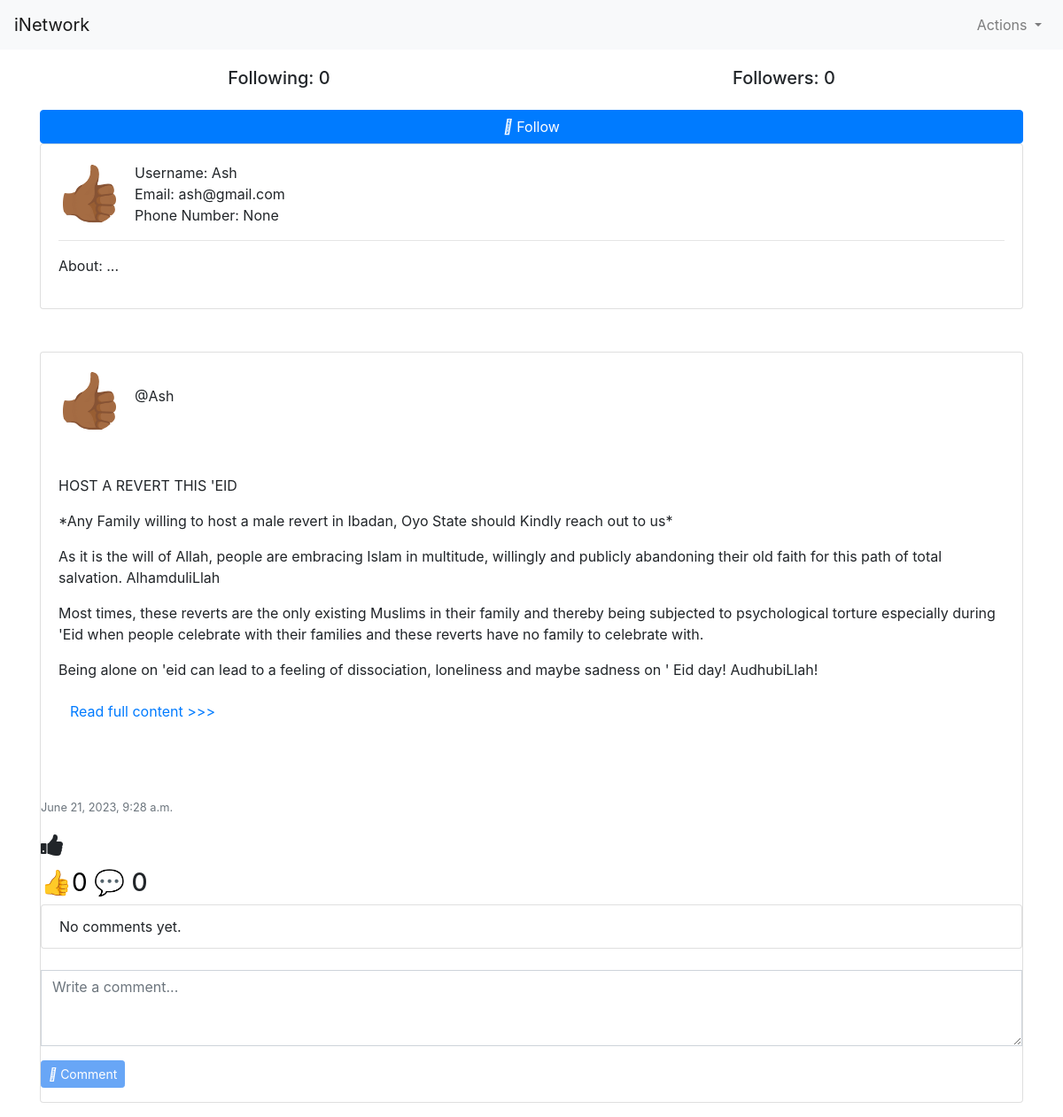
The page /profile/11/ (signed in) on the database as committed earlier.
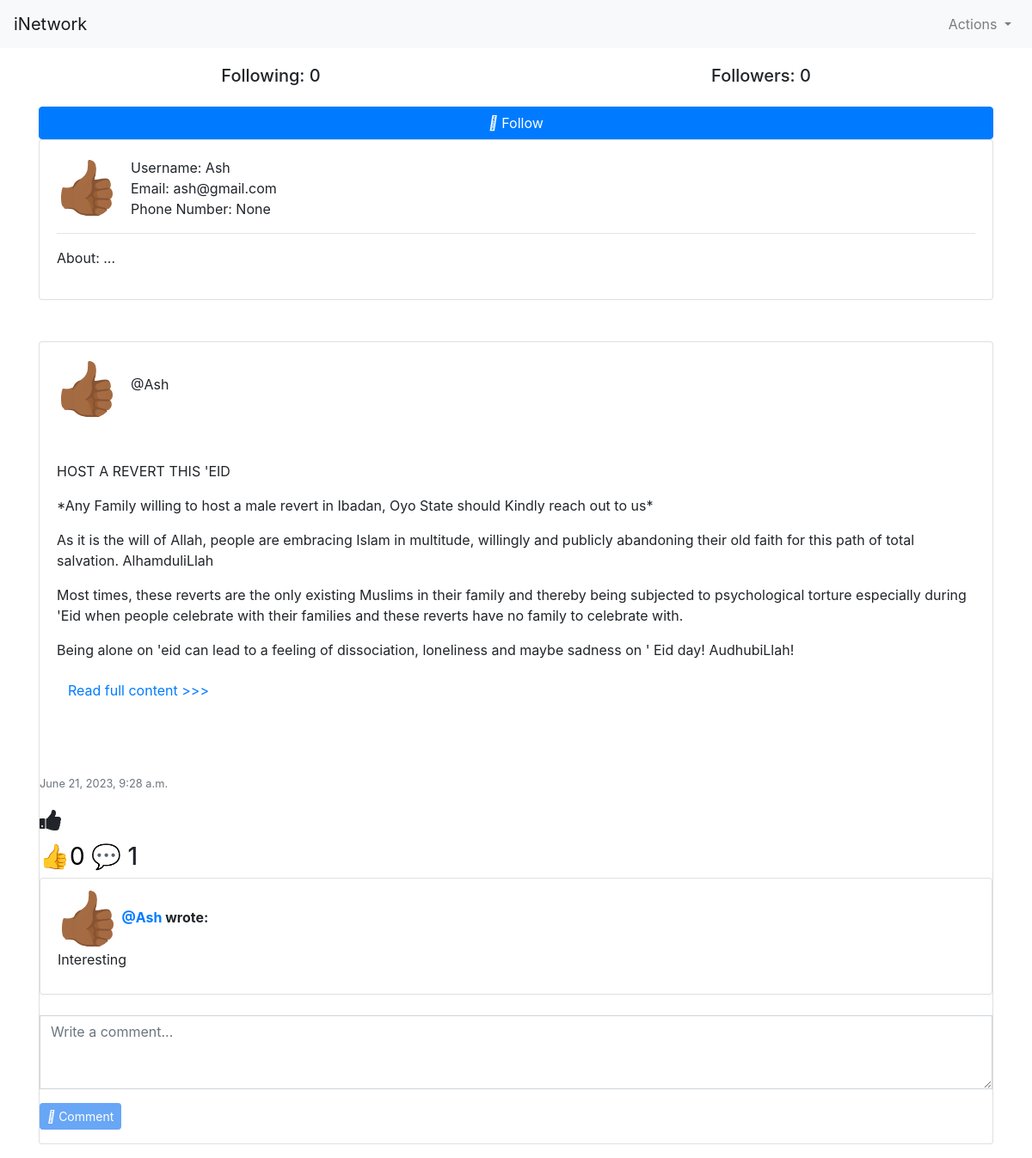
The same page on the database as committed later.
### network/models.py (models this page shows, shortened)
class User(AbstractUser):
    profile_pics = models.ImageField(upload_to='profile_pics/', null=True, blank=True)
    phone_number = models.CharField(max_length=20, null=True, blank=True)
    about = models.TextField(null=True, blank=True)

class Post(models.Model):
    user = models.ForeignKey(User, on_delete=models.CASCADE, blank=True, null=True, related_name="post_user")
    postContent = models.TextField(blank=True)
    timestamp = models.DateTimeField(auto_now_add=True)
    post_image = models.ImageField(upload_to='post_image/', null=True, blank=True)

class Comment(models.Model):
    author = models.ForeignKey(User, on_delete=models.CASCADE, blank=True, null=True, related_name="userComment")
    post = models.ForeignKey(Post, on_delete=models.CASCADE, blank=True, null=True, related_name="postComment")
    message = models.CharField(max_length=10000)

### network/views.py (the view)
# urls.py: path('profile/<int:user_id>/', views.profile, name="profile"),
@login_required
def profile(request, user_id):
    if not request.user.is_authenticated:
        error_message = "You need to log in to access this page."
        return render(request, "network/register.html")
    user = User.objects.get(pk=user_id)
    post = Post.objects.filter(user=user).order_by("id").reverse()
    paginator = Paginator(post, 10) # Show 10 contacts per page.
    page_number = request.GET.get('page')
    page_post = paginator.get_page(page_number)
    user_like = request.user
    post_like = Like.objects.filter(user=user_like)
    post_akbar = Allahu_akbar.objects.filter(user=user)
    post_subhanallah = Subhanallah.objects.filter(user=user)
    post_laa = Laa.objects.filter(user=user)
    following = Follow.objects.filter(following=user)
    follower = Follow.objects.filter(follower=user)
    try:
        checkFollowers = follower.filter(following=User.objects.get(pk=request.user.id))
        if len(checkFollowers) != 0:
            newFollowing = True
        else:
            newFollowing = False
    except:
        newFollowing = False
    return render(request, "network/user_profile.html", {
        "userProfile": user,
        "post": post,
        "user_like": user_like,
        "post_like": post_like,
        "post_akbar": post_akbar,
        "post_subhanallah": post_subhanallah,
        "post_laa": post_laa,
        "page_post": page_post,
        "following": following,
        "follower": follower,
        "username": user.username,
        "isFollowing": newFollowing
    })

### network/templatetags/my_filters.py (called while the page is built)
@register.filter
def split_paragraphs(value):
    return value.split('\n')

### network/templates/network/user_profile.html (shortened to what this page needs)
{% extends "network/layout.html" %}
{% load static %}
{% load my_filters %}
{% block body %}
<div class="container">
  <div class="row mb-3">
    <div class="col-6 text-center">
      <h5 class="text-black">Following: {{ following.count }}</h5>
    </div>
    <div class="col-6 text-center">
      <h5 class="text-black">Followers: {{ follower.count }}</h5>
    </div>
  </div>
  {% if user.is_authenticated %}
    {% if user != userProfile %}
      {% if isFollowing %}
      <form action="{% url 'unfollow' %}" method="post">
        {% csrf_token %}
        <input type="hidden" name="followUser" value="{{ userProfile }}" />
        <button class="btn btn-primary w-100" style="background-color: #dc3545; border-color: #dc3545;">
          <i class="fas fa-user-minus"></i> Unfollow
        </button>
      </form>
    {% else %}
      <form action="{% url 'follow' %}" method="post">
        <button class="btn btn-primary w-100">
          <i class="fas fa-user-plus"></i> Follow
        </button>
      </form>
      {% endif %}
        {% endif %}
          {% endif %}
</div>
<div class="container">
  <div class="card">
    <div class="card-body">
      <div class="d-flex align-items-center">
        {% if userProfile.profile.pics %}
          <img src="{{ userProfile.profile_pics.url }}" class="rounded-circle" width="150" height="150">
          {% else %}
          <img src="/media/post_image/hand.gif" class="rounded-circle" width="70" height="70">
          {% endif %}
        <div class="ml-3">
          <p class="mb-0">
           Username: {{ userProfile.username }}
          </p>
          <p class="mb-0">
           Email: {{ userProfile.email }}
          </p>
          <p class="mb-0">
            Phone Number: {{ userProfile.phone_number }}
          </p>
        </div>
      </div>
      <hr>
      <div>
       {% if userProfile.about %}
        <p>{{ userProfile.about }}</p>
        {% else %}
        <p>About: ...</p>
        {%endif%}
      </div>
    </div>
  </div>
</div>
<br>
<br>
{% for posts in page_post %}
<div class="container">
<div class="card">
    <div class="card-body">
        <div class="d-flex align-items-center">
          {% if posts.user.profile_pics %}
          <a href="{% url 'profile' user_id=posts.user.id %}">
            <img src="{{ posts.user.profile_pics.url }}" class="rounded-circle" width="70" height="70">
          </a>
          {% else %}
          <a href="{% url 'profile' user_id=posts.user.id %}">
            <img src="/media/post_image/hand.gif" class="rounded-circle" width="70" height="70">
          </a>
          {% endif %}
      <div class="ml-3">
        <p class="mb-0">
          <p>@{{posts.user.username}}</p>
        </p>
      </div>
        </div>
        <br>
        <br>
        <div class="card-text" id="content_{{ posts.id }}">
          {% for paragraph in posts.postContent|split_paragraphs %}
  {% if forloop.counter <= 10 %}
    <p>{{ paragraph|urlize }}</p>
  {% endif %}
{% endfor %}
{% if posts.postContent|split_paragraphs|length > 2 %}
<a href="{% url 'post_content' post_id=posts.id %}">
  <p class="btn btn-link read-more" data-post="{{ posts.id }}">Read full content >>></p>
</a>
{% endif %}
        </div>
        <div class="card-body">
        </div>
</div>
<p class="card-text"><small class="text-muted">{{ posts.timestamp }}</small></p>
{% include 'network/likes.html' %}
{% include 'network/comments.html' %}
</div>
  </div>
  </div>
  </div>
  {% endfor %}
  {% endblock %}

### network/templates/network/layout.html (shortened to what this page needs)
{% load static %}
<!DOCTYPE html>
<html lang="en">
<head>
    <link rel="stylesheet" href="https://stackpath.bootstrapcdn.com/bootstrap/4.4.1/css/bootstrap.min.css"
>
    <link href="{% static 'network/styles.css' %}" rel="stylesheet">
    <link rel="stylesheet" href="https://cdnjs.cloudflare.com/ajax/libs/font-awesome/4.7.0/css/font-awesome.min.css">
</head>
<body>
    <nav class="navbar navbar-expand-lg navbar-light bg-light">
        <a class="navbar-brand" href="{% url 'index' %}">iNetwork</a>
        <div class="collapse navbar-collapse" id="navbarNav">
            <ul class="navbar-nav ml-auto">
                <li class="nav-item dropdown">
                    <a class="nav-link dropdown-toggle" href="#" id="navbarDropdown" role="button"
                        data-toggle="dropdown" aria-haspopup="true" aria-expanded="false">
                        Actions
                    </a>
                </li>
            </ul>
        </div>
    </nav>
    <div class="body">
        {% block body %}{% endblock %}
</body>
</html>

### network/templates/network/likes.html (shortened to what this page needs)
{% load custom_tags %}
{% load my_filters %}
{% load static %}
<div class="img-fluid react_space" id="react_space">
  <h3 class="like-btn" data-post-id="{{ posts.id }}"><i class="fa fa-thumbs-up"></i></h3>
  {% with total_count=posts.postMaashaa.count|add:posts.postHaha.count|add:posts.postAllah.count|add:posts.postSubhanallah.count|add:posts.post_like.count %}
  {% if posts.post_like.count > 0 and posts.postHaha.count < 1 and posts.postAllah.count < 1 and posts.postMaashaa.count < 1 and posts.postSubhanallah.count < 1 %}
      <h3 onclick="opensModal('{{ posts.id }}')"><button class="like-button">👍 {{ total_count }}</button> 💬 {{ posts.postComment.count }}</h3>
  {% elif posts.post_like.count < 1 and posts.postHaha.count < 1 and posts.postAllah.count < 1 and posts.postMaashaa.count > 0 and posts.postSubhanallah.count < 1 %}
    <h3 onclick="opensModal('{{ posts.id }}')"><button class="like-button">❤️ {{ total_count }}</button> 💬 {{ posts.postComment.count }}</h3>
  {% elif posts.post_like.count < 1 and posts.postHaha.count < 1 and posts.postAllah.count > 0 and posts.postMaashaa.count < 1 and posts.postSubhanallah.count < 1 %}
    <h3 onclick="opensModal('{{ posts.id }}')"><button class="like-button">☝️ {{ total_count }}</button> 💬 {{ posts.postComment.count }}</h3>
    {% elif posts.post_like.count < 1 and posts.postHaha.count > 0 and posts.postAllah.count < 1 and posts.postMaashaa.count < 1 and posts.postSubhanallah.count < 1 %}
    <h3 onclick="opensModal('{{ posts.id }}')"><button class="like-button">😂{{ total_count }}</button> 💬 {{ posts.postComment.count }}</h3>
    {% elif posts.post_like.count < 1 and posts.postHaha.count < 1 and posts.postAllah.count < 1 and posts.postMaashaa.count < 1 and posts.postSubhanallah.count > 0 %}
    <h3 onclick="opensModal('{{ posts.id }}')"><button class="like-button">😲{{ total_count }}</button> 💬 {{ posts.postComment.count }}</h3>
    {% elif posts.post_like.count > 0 and posts.postHaha.count < 1 and posts.postAllah.count > 0 and posts.postMaashaa.count < 1 and posts.postSubhanallah.count < 1 %}
    <h3 onclick="opensModal('{{ posts.id }}')"><button class="like-button">👍☝️{{ total_count }}</button> 💬 {{ posts.postComment.count }}</h3>
    {% elif posts.post_like.count > 0 and posts.postHaha.count > 0 and posts.postAllah.count < 1 and posts.postMaashaa.count < 1 and posts.postSubhanallah.count < 1 %}
    <h3 onclick="opensModal('{{ posts.id }}')"><button class="like-button">👍😂{{ total_count }}</button> 💬 {{ posts.postComment.count }}</h3>
     {% elif posts.postMaashaa.count > 0 and posts.postHaha.count > 0 and posts.postSubhanallah.count > 0 and posts.post_like.count > 0 and posts.postAllah.count < 1%}
    <h3 onclick="opensModal('{{ posts.id }}')"><button class="like-button">👍❤️😂😮{{ total_count }}</button> 💬 {{ posts.postComment.count }}</h3>
    {% elif posts.postMaashaa.count > 0 and posts.postHaha.count < 1 and posts.postSubhanallah.count < 1 and posts.post_like.count > 0 and posts.postAllah.count < 1%}
    <h3 onclick="opensModal('{{ posts.id }}')"><button class="like-button">👍❤️{{ total_count }}</button> 💬 {{ posts.postComment.count }}</h3>
  {% elif posts.postMaashaa.count > 0 and posts.postHaha.count > 0 and posts.postSubhanallah.count > 0 and posts.post_like.count > 0 and posts.postAllah.count > 0%}
    <h3 onclick="opensModal('{{ posts.id }}')"><button class="like-button">👍❤️😂😮☝️{{ total_count }}</button> 💬 {{ posts.postComment.count }}</h3>
  {% else %}
   <h3 onclick="opensModal('{{ posts.id }}')"><button class="like-button">👍{{ total_count }}</button> 💬 {{ posts.postComment.count }}</h3>
  {% endif %}
{% endwith %}

### network/templates/network/comments.html (shortened to what this page needs)
{% load custom_tags %}
{% load my_filters %}
{% load static %}
<ul class="list-group">
    {% for comment in posts.postComment.all|slice:":3" %}
      <li class="list-group-item">
        {% if comment.author.profile_pics %}
        <a href="{% url 'profile' user_id=comment.author.id %}">
          <img src="{{ comment.author.profile_pics.url }}" class="rounded-circle" width="70" height="70">
        </a>
        {% else %}
        <a href="{% url 'profile' user_id=comment.author.id %}">
          <img src="/media/post_image/hand.gif" class="rounded-circle" width="70" height="70">
        </a>
        {% endif %}
        <strong><a href="{% url 'profile' user_id=comment.author.id %}">@{{ comment.author.username }}</a> wrote:</strong>
        <div class="card-text" id="content_{{ comment.id }}">
          {% for paragraph in comment.message|split_paragraphs|slice:":8" %}
            <p>{{ paragraph|urlize }}</p>
          {% endfor %}
        </div>
      </li>
    {% empty %}
      <li class="list-group-item">No comments yet.</li>
    {% endfor %}
  </ul>
  <br>
        {% if user.is_authenticated %}
        <form action="{% url 'addComment' post_id=posts.id %}" method="POST">
          <div class="form-group">
            <span class="comment-field">
            <textarea type="text" id="new-comment" name="newComment" class="form-control rounded-0 shadow-none" rows="3" placeholder="Write a comment..."></textarea>
          </span>
          </div>
          <div class="form-group">
            <span class="btn-comment">
            <button type="submit" class="btn btn-primary btn-sm" style="background-color: #1877f2; border-color: #1877f2;" id="comment-btn">
              <i class="fas fa-paper-plane"></i> Comment
            </button>
          </span>
          </div>
        </form>
        {% endif %}

### network/static/network/styles.css (style rules this page uses)
.like-button { background: none; border: none; padding: 0; }
.text-black { margin-top: 20px; }

Rows that differ between the two databases and show on the page:
shown differently, row unchanged: Post "Ash": postComment.count "0" → "1"; no longer shows "No comments yet."
added Comment: author.username "Ash", message "Interesting"
